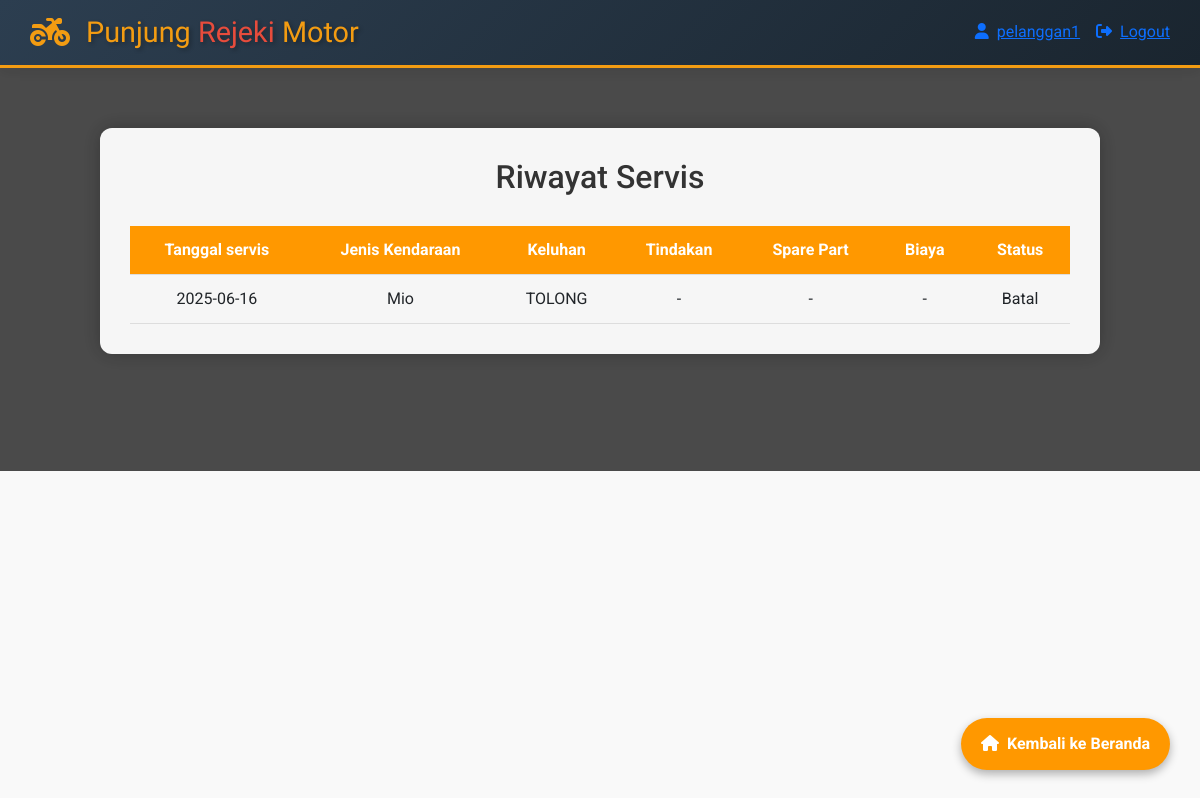
The app's page /riwayat_servis.php (signed in) with its own data.
### tables this page shows
CREATE TABLE `bookings` (
  `id_booking` int NOT NULL,
  `id_user` int NOT NULL,
  `jenis_kendaraan_booking` varchar(100) NOT NULL,
  `tipe_kendaraan_booking` varchar(100) NOT NULL,
  `nopol_booking` varchar(20) NOT NULL,
  `tahun_booking` year NOT NULL,
  `jenis_servis_booking` varchar(100) NOT NULL,
  `keluhan_booking` text,
  `tanggal_booking` date NOT NULL,
  `waktu_booking` varchar(20) NOT NULL,
  `status_booking` varchar(50) DEFAULT 'Menunggu Konfirmasi',
  `created_at` timestamp NULL DEFAULT CURRENT_TIMESTAMP
);

### riwayat_servis.php (the view, shortened to what this page needs)
<?php include 'includes/db.php';
$nama_user = isset($_SESSION['nama_user']) ? $_SESSION['nama_user'] : null;
$id_user = isset($_SESSION['id_user']) ? $_SESSION['id_user'] : null;
?>
<!DOCTYPE html>
<html lang="id">
<head>
    <link href="https://cdn.jsdelivr.net/npm/bootstrap@5.3.0/dist/css/bootstrap.min.css" rel="stylesheet">
    <link rel="stylesheet" href="https://cdnjs.cloudflare.com/ajax/libs/font-awesome/6.4.0/css/all.min.css">
</head>
<body>
<div class="topbar d-flex justify-content-between align-items-center">
    <div class="d-flex align-items-center">
        <i class="fas fa-motorcycle me-3" style="font-size: 2rem; color: var(--primary);"></i>
        <h1 class="logo mb-0">Punjung <span>Rejeki</span> Motor</h1>
    </div>
    <div class="auth-buttons d-flex gap-3">
        <?php if (!$nama_user): ?>
            <a href="auth/login.php"><i class="fas fa-sign-in-alt me-2"></i>Masuk</a>
            <a href="auth/register.php"><i class="fas fa-user-plus me-2"></i>Daftar</a>
        <?php else: ?>
            <a href="profile.php"><i class="fas fa-user me-2"></i><?= htmlspecialchars($nama_user) ?></a>
            <a href="auth/logout.php" class="logout-btn"><i class="fas fa-sign-out-alt me-2"></i>Logout</a>
        <?php endif; ?>
    </div>
</div>
<div class="container">
    <h2> Riwayat Servis </h2>
    <table>
        <thead>
            <tr>
                <th>Tanggal servis</th>
                <th>Jenis Kendaraan</th>
                <th>Keluhan</th>
                <th>Tindakan</th>
                <th>Spare Part</th>
                <th>Biaya</th>
                <th>Status</th>
            </tr>
        </thead>
        <tbody>
<?php
if ($id_user) {
        ?>
        <?php
    $stmt = $conn->prepare("SELECT * FROM bookings WHERE id_user = ?");
    $stmt->bind_param("i", $id_user);
    $stmt->execute();
    $result = $stmt->get_result();
    if ($result->num_rows > 0):
        while ($row = $result->fetch_assoc()):
?>
        <tr>
            <td><?= $row["tanggal_booking"]; ?></td>
            <td><?= $row["tipe_kendaraan_booking"]; ?></td>
            <td><?= $row["keluhan_booking"]; ?></td>
            <td>-</td>
            <td>-</td>
            <td>-</td>
            <td><?= htmlspecialchars($row["status_booking"]); ?></td>
        </tr>
<?php
        endwhile;
    endif;
                ?>
                    <?php
                } else {
                ?>
                    <tr>
                <td colspan="7" class="text-center">Silakan login untuk melihat riwayat servis.</td>
                    </tr>
                <?php
                }
            ?>
        </tbody>
    </table>
</body>
<div>
        <a href="index.php" class="btn-primary"><i class="fas fa-home me-1"></i> Kembali ke Beranda</a>
            </div>
            </html>

### riwayat_servis.php (style rules this page uses)
:root { --primary: #f39c12; --secondary: #e74c3c; --dark: #2c3e50; --light: #ecf0f1; }
.topbar { background: linear-gradient(135deg, var(--dark) 0%, #1a252f 100%); color: white; padding: 15px 30px; box-shadow: 0 4px 12px rgba(0,0,0,0.1); border-bottom: 3px solid var(--primary); }
body { margin: 0; padding: 0; font-family: 'Segoe UI', sans-serif; background: url('https://images.unsplash.com/photo-1589927986089-35812388d1e3') no-repeat center center fixed; background-size: cover; }
.container { background: rgba(255, 255, 255, 0.95); max-width: 1000px; margin: 60px auto; padding: 30px; border-radius: 12px; box-shadow: 0 0 20px rgba(0,0,0,0.3); }
h2 { text-align: center; color: #333; margin-bottom: 30px; }
table { width: 100%; border-collapse: collapse; font-size: 16px; }
th, td { padding: 12px 16px; text-align: center; border-bottom: 1px solid #ddd; }
th { background-color: #ff9800; color: white; }
.btn-primary { position: fixed; bottom: 30px; right: 30px; background-color: #ff9800; color: white; padding: 14px 20px; border-radius: 50px; text-decoration: none; font-size: 16px; font-weight: bold; box-shadow: 0 4px 10px rgba(0, 0, 0, 0.3); transition: background-color 0.3s ease, transform 0.3s ease; z-index: 999; }
body { font-family: 'Roboto', sans-serif; background-color: #f9f9f9; background-image: url('https://images.unsplash.com/photo-1601758003122-53c40e686a19?ixlib=rb-4.0.3&ixid=M3wxMjA3fDB8MHxwaG90by1wYWdlfHx8fGVufDB8fHx8fA%3D%3D&auto=format&fit=crop&w=1470&q=80'); background-size: cover; background-position: center; background-attachment: fixed; position: relative; }
body::before { content: ''; position: absolute; top: 0; left: 0; width: 100%; height: 133%; background-color: rgba(0, 0, 0, 0.7); z-index: -1; background-size: auto; }
.logo { font-family: 'Bungee', cursive; font-size: 1.8rem; color: var(--primary); text-shadow: 2px 2px 4px rgba(0,0,0,0.3); }
.logo span { color: var(--secondary); }

### records on screen
bookings: tanggal_booking "2025-06-16", tipe_kendaraan_booking "Mio", keluhan_booking "TOLONG", status_booking "Batal"

### other values on screen
$nama_user "pelanggan1"
